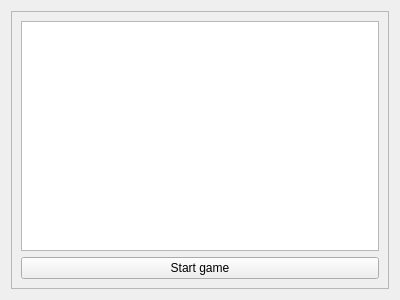
<?xml version="1.0" encoding="UTF-8"?>
<ui version="4.0">
 <class>LoadGame</class>
 <widget class="QWidget" name="LoadGame">
  <property name="geometry">
   <rect>
    <x>0</x>
    <y>0</y>
    <width>400</width>
    <height>300</height>
   </rect>
  </property>
  <property name="windowTitle">
   <string>Form</string>
  </property>
  <layout class="QHBoxLayout" name="horizontalLayout">
   <item>
    <widget class="QScrollArea" name="scrollArea">
     <property name="widgetResizable">
      <bool>true</bool>
     </property>
     <widget class="QWidget" name="scrollAreaWidgetContents">
      <property name="geometry">
       <rect>
        <x>0</x>
        <y>0</y>
        <width>376</width>
        <height>276</height>
       </rect>
      </property>
      <layout class="QVBoxLayout" name="verticalLayout">
       <item>
        <widget class="QListView" name="listView">
         <property name="editTriggers">
          <set>QAbstractItemView::DoubleClicked</set>
         </property>
        </widget>
       </item>
       <item>
        <widget class="QPushButton" name="btn_start_game">
         <property name="text">
          <string>Start game</string>
         </property>
        </widget>
       </item>
      </layout>
     </widget>
    </widget>
   </item>
  </layout>
 </widget>
 <resources/>
 <connections/>
</ui>
